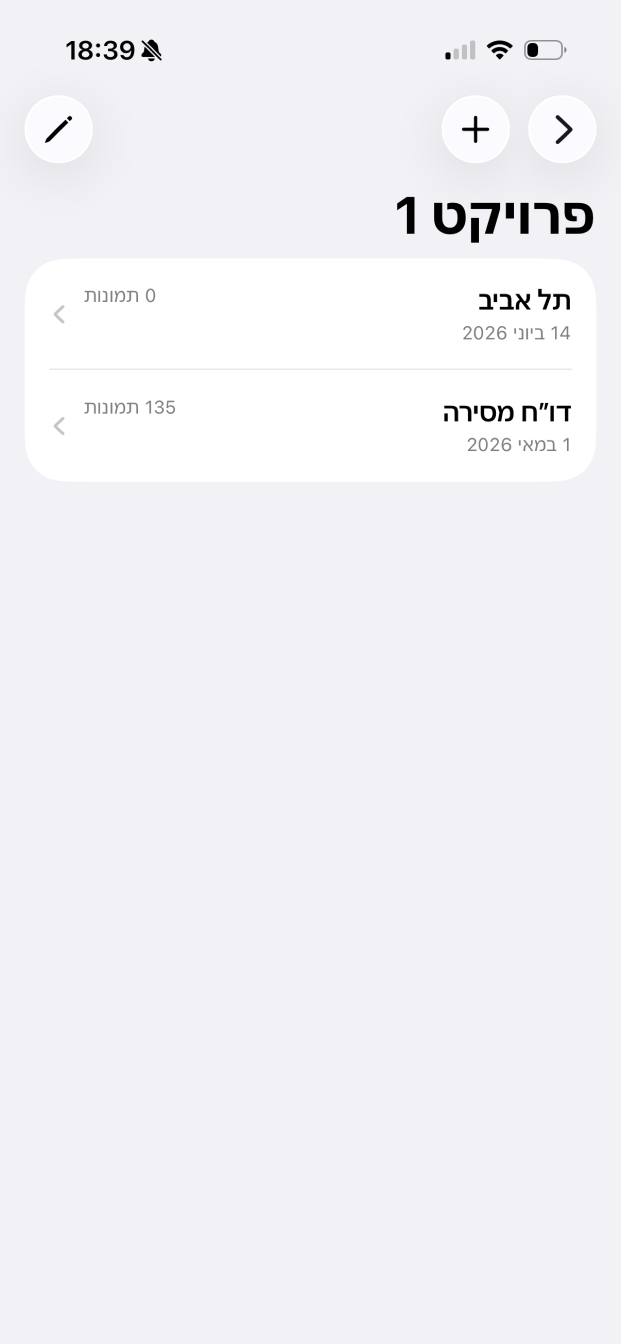
#> input picture AppStore/screenshots/iphone-6.5/01_projects.png, 1242 x 2688 px (shown at 1/2 size)
$ python make_appstore_screenshots.py
#> lines starting #> are read from the running program, lines starting #| are printed output that depends on the picture; after the words box and inside, x2 and y2 are one past the last pixel; in counts of white or black regions, pixels touching at a corner belong together
#> in render, source is the input picture: PIL image 1242x2688 RGB; mean R, G, B 242, 242, 245.4
#!/usr/bin/env python3
"""Build polished App Store screenshots from real app UI captures."""

from __future__ import annotations

from dataclasses import dataclass
from pathlib import Path

from PIL import Image, ImageDraw, ImageFilter, ImageFont


ROOT = Path(__file__).resolve().parents[1]
SOURCE_DIR = ROOT / "screenshots" / "iphone-6.5"
OUTPUT_DIR = ROOT / "screenshots" / "iphone-6.5-v2"

CANVAS_SIZE = (1242, 2688)
PHONE_FRAME = (146, 588, 950, 2028)
FRAME_RADIUS = 108
SCREEN_INSET = 28
SCREEN_RADIUS = 82

FONT_REGULAR = Path("/System/Library/Fonts/Supplemental/Arial.ttf")
FONT_BOLD = Path("/System/Library/Fonts/Supplemental/Arial Bold.ttf")

NAVY = (9, 28, 59)
BLUE = (16, 117, 255)
SOFT_BLUE = (230, 239, 255)
TEXT_SECONDARY = (93, 105, 122)
FRAME_BORDER = (11, 35, 75)
WHITE = (255, 255, 255)


@dataclass(frozen=True)
class ScreenshotSpec:
    source: str
    output: str
    title: str
    subtitle: str
    chip: str


SPECS = [
    ScreenshotSpec(
        "01_projects.png",
        "01_projects.png",
        "כל הפרויקטים במקום אחד",
        "ניהול בדיקות ודוחות בצורה מסודרת",
        "פרויקטים",
    ),
    ScreenshotSpec(
        "02_capture.png",
        "02_capture.png",
        "תיעוד ליקויים בשטח",
        "צלם, מיין והוסף הערות לכל תמונה",
        "תמונות",
    ),
    ScreenshotSpec(
        "03_annotate.png",
        "03_annotate.png",
        "סימון ברור על גבי התמונה",
        "חצים, עיגולים וסימון חופשי לתיעוד מדויק",
        "סימון",
    ),
    ScreenshotSpec(
        "04_export.png",
        "04_export.png",
        "ייצוא דוח מקצועי",
        "קבצי וורד או פי-די-אף מוכנים לשיתוף",
        "ייצוא",
    ),
    ScreenshotSpec(
        "05_branding.png",
        "05_branding.png",
        "מיתוג מלא של החברה",
        "לוגו, פרטי קשר וחתימה בדוח הסופי",
        "מיתוג",
    ),
    ScreenshotSpec(
        "06_login.png",
        "06_login.png",
        "כניסה מאובטחת למערכת",
        "סביבת עבודה מסודרת לצוותי בדק ודוחות",
        "גישה",
    ),
]


def font(size: int, bold: bool = False) -> ImageFont.FreeTypeFont:
    return ImageFont.truetype(str(FONT_BOLD if bold else FONT_REGULAR), size=size)


def draw_rtl_text(
    draw: ImageDraw.ImageDraw,
    xy: tuple[int, int],
    text: str,
    fill: tuple[int, int, int],
    size: int,
    bold: bool = False,
    anchor: str = "ra",
) -> None:
    kwargs = {"font": font(size, bold), "fill": fill, "anchor": anchor}
    try:
        draw.text(xy, text, direction="rtl", language="he", **kwargs)
    except Exception:
        draw.text(xy, text[::-1], **kwargs)


def rounded_mask(size: tuple[int, int], radius: int) -> Image.Image:
    mask = Image.new("L", size, 0)
    ImageDraw.Draw(mask).rounded_rectangle((0, 0, size[0] - 1, size[1] - 1), radius=radius, fill=255)
    return mask


def make_background() -> Image.Image:
    width, height = CANVAS_SIZE
    image = Image.new("RGB", CANVAS_SIZE, (248, 251, 255))
    pixels = image.load()
    for y in range(height):
        t = y / (height - 1)
        r = round(247 + 7 * t)
        g = round(251 + 2 * t)
        b = round(255 - 4 * t)
        for x in range(width):
            pixels[x, y] = (r, g, b)

    overlay = Image.new("RGBA", CANVAS_SIZE, (0, 0, 0, 0))
#> overlay: PIL image 1242x2688 RGBA; every value is 0
    odraw = ImageDraw.Draw(overlay)
    odraw.ellipse((-230, 330, 360, 920), fill=(31, 128, 255, 24))
    odraw.ellipse((870, 210, 1420, 820), fill=(9, 28, 59, 14))
    odraw.rectangle((0, 0, width, 18), fill=BLUE + (255,))
    return Image.alpha_composite(image.convert("RGBA"), overlay).convert("RGB")
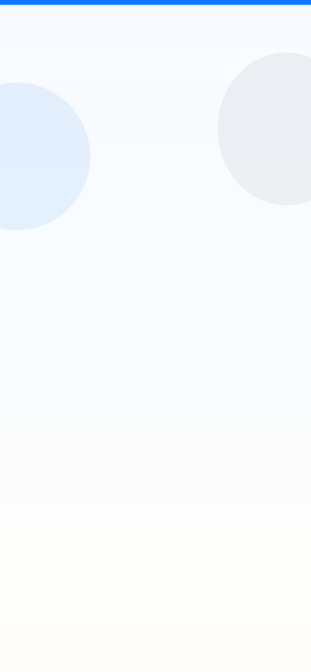
#> returned value: PIL image 1242x2688 RGB (shown at 1/4 size); mean R, G, B 247, 249.7, 252.4


def paste_phone(canvas: Image.Image, screenshot: Image.Image) -> None:
    frame_x, frame_y, frame_w, frame_h = PHONE_FRAME
    screen_x = frame_x + SCREEN_INSET
    screen_y = frame_y + SCREEN_INSET
    screen_w = frame_w - SCREEN_INSET * 2
    screen_h = frame_h - SCREEN_INSET * 2

    shadow = Image.new("RGBA", CANVAS_SIZE, (0, 0, 0, 0))
    sdraw = ImageDraw.Draw(shadow)
    sdraw.rounded_rectangle(
        (frame_x + 12, frame_y + 22, frame_x + frame_w + 12, frame_y + frame_h + 22),
        radius=FRAME_RADIUS,
        fill=(9, 28, 59, 70),
    )
    shadow = shadow.filter(ImageFilter.GaussianBlur(28))
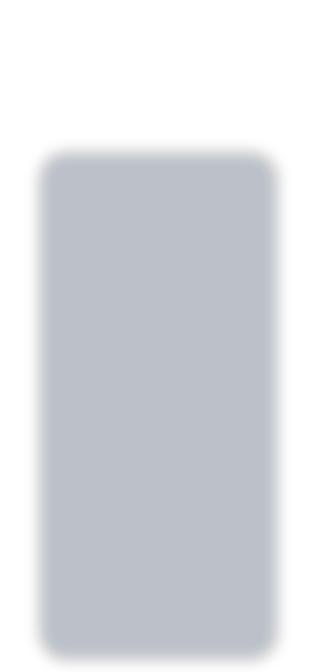
#> shadow: PIL image 1242x2688 RGBA (shown at 1/4 size); mean R, G, B, A 5.2, 16.1, 33.9, 40.2; transparent parts drawn white
    canvas.alpha_composite(shadow)

    frame_layer = Image.new("RGBA", (frame_w, frame_h), (0, 0, 0, 0))
#> frame_layer: PIL image 950x2028 RGBA; every value is 0
    fdraw = ImageDraw.Draw(frame_layer)
    fdraw.rounded_rectangle((0, 0, frame_w - 1, frame_h - 1), radius=FRAME_RADIUS, fill=FRAME_BORDER)
    fdraw.rounded_rectangle(
        (SCREEN_INSET, SCREEN_INSET, frame_w - SCREEN_INSET - 1, frame_h - SCREEN_INSET - 1),
        radius=SCREEN_RADIUS,
        fill=WHITE,
    )
    canvas.alpha_composite(frame_layer, (frame_x, frame_y))
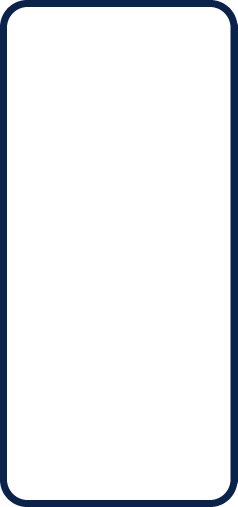
#> frame_layer: PIL image 950x2028 RGBA (shown at 1/4 size); mean R, G, B, A 233.5, 235.5, 238.8, 253.7; transparent parts drawn white
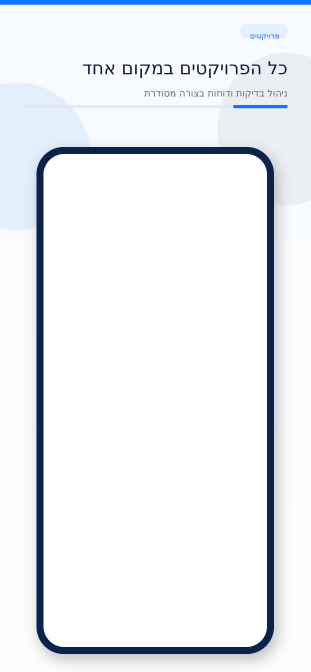
#> canvas: PIL image 1242x2688 RGBA (shown at 1/4 size); mean R, G, B, A 235.3, 238.6, 243.1, 255

    fitted = screenshot.convert("RGB").resize((screen_w, screen_h), Image.Resampling.LANCZOS).convert("RGBA")
    mask = rounded_mask((screen_w, screen_h), SCREEN_RADIUS)
#> in rounded_mask, `ImageDraw.Draw(mask).rounded_rectangle((0, 0, size[0] - 1, size[1] - 1..`:
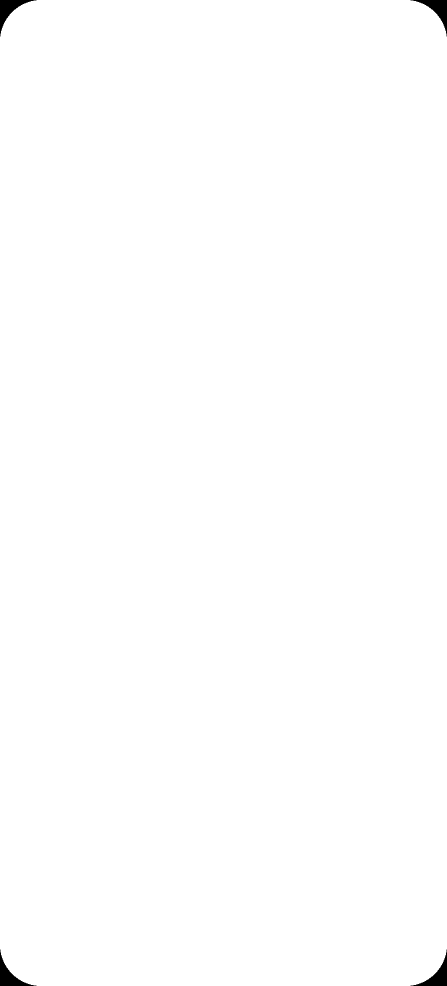
#> mask: PIL image 894x1972 L (shown at 1/2 size); 99.7% white; 4 black regions, box (x1, y1, x2, y2) and area: (0, 0, 73, 73) 1464, (821, 0, 894, 73) 1464, (0, 1899, 73, 1972) 1464, (821, 1899, 894, 1972) 1464
    canvas.paste(fitted, (screen_x, screen_y), mask)


def draw_header(canvas: Image.Image, spec: ScreenshotSpec) -> None:
    draw = ImageDraw.Draw(canvas)

    chip_w, chip_h = 190, 58
    chip_x = CANVAS_SIZE[0] - 92 - chip_w
    chip_y = 96
    draw.rounded_rectangle((chip_x, chip_y, chip_x + chip_w, chip_y + chip_h), radius=29, fill=SOFT_BLUE)
    draw_rtl_text(draw, (chip_x + chip_w - 32, chip_y + 30), spec.chip, BLUE, 30, bold=True, anchor="ra")

    draw_rtl_text(draw, (CANVAS_SIZE[0] - 92, 230), spec.title, NAVY, 72, bold=True)
    draw_rtl_text(draw, (CANVAS_SIZE[0] - 92, 350), spec.subtitle, TEXT_SECONDARY, 38, bold=False)

    draw.rounded_rectangle((92, 420, CANVAS_SIZE[0] - 92, 432), radius=6, fill=(226, 234, 246))
    draw.rounded_rectangle((CANVAS_SIZE[0] - 310, 420, CANVAS_SIZE[0] - 92, 432), radius=6, fill=BLUE)


def render(spec: ScreenshotSpec) -> None:
    source = Image.open(SOURCE_DIR / spec.source)
    if source.size != CANVAS_SIZE:
        raise ValueError(f"{spec.source} is {source.size}, expected {CANVAS_SIZE}")

    canvas = make_background().convert("RGBA")
    draw_header(canvas, spec)
    paste_phone(canvas, source)

    OUTPUT_DIR.mkdir(parents=True, exist_ok=True)
    canvas.convert("RGB").save(OUTPUT_DIR / spec.output, optimize=True)
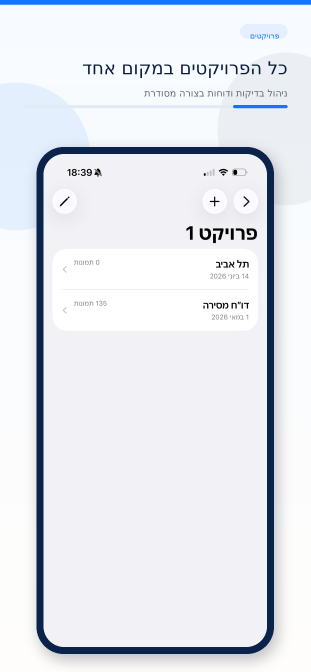
#> saved as 01_projects.png: PIL image 1242x2688 RGB (shown at 1/4 size); mean R, G, B 228.5, 231.8, 238.1


def main() -> None:
    for spec in SPECS:
        render(spec)
#> pass 2 of the loop in main, `for spec in SPECS:`:
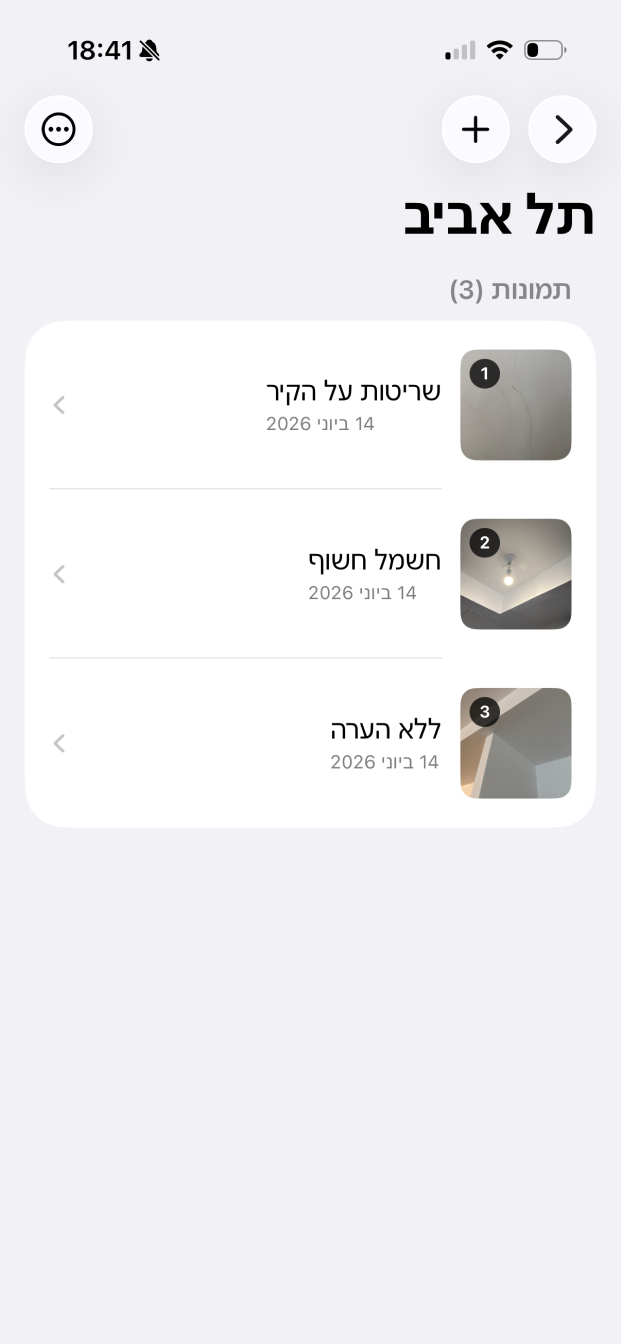
#> input picture AppStore/screenshots/iphone-6.5/02_capture.png, 1242 x 2688 px (shown at 1/2 size)
#> in render, source is the input picture: PIL image 1242x2688 RGB; mean R, G, B 239.4, 239.2, 241.5
#> in paste_phone (call 2), `canvas.alpha_composite(shadow)`:
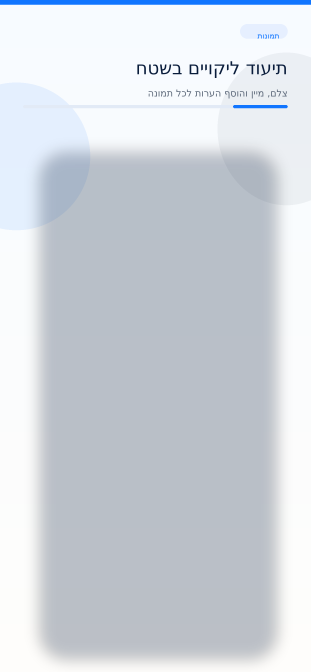
#> canvas: PIL image 1242x2688 RGBA (shown at 1/4 size); mean R, G, B, A 207.9, 213.5, 220.8, 255
#> in paste_phone (call 2), `canvas.paste(fitted, (screen_x, screen_y), mask)`:
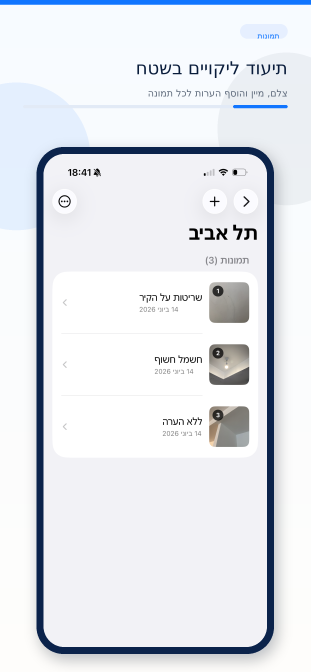
#> canvas: PIL image 1242x2688 RGBA (shown at 1/4 size); mean R, G, B, A 227.3, 230.5, 236.2, 255
#> pass 3 of the loop in main, `for spec in SPECS:`:
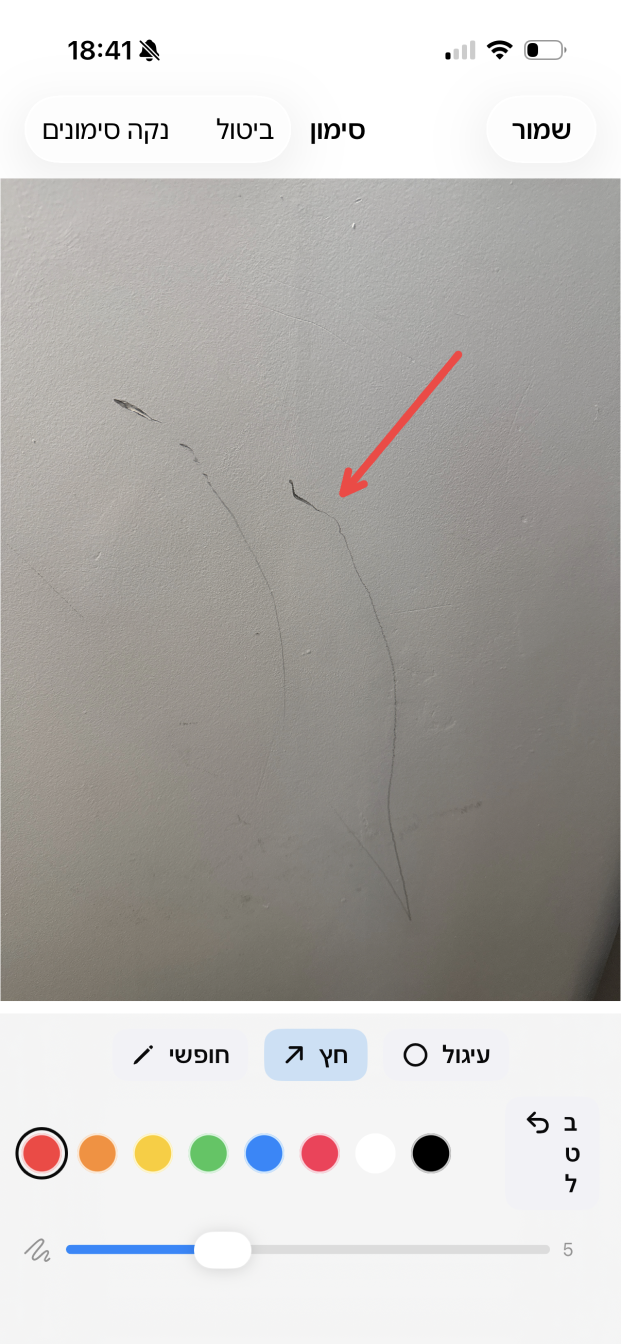
#> input picture AppStore/screenshots/iphone-6.5/03_annotate.png, 1242 x 2688 px (shown at 1/2 size)
#> in render, source is the input picture: PIL image 1242x2688 RGB; mean R, G, B 185.6, 183.2, 180.2
#> in paste_phone (call 3), `canvas.alpha_composite(shadow)`:
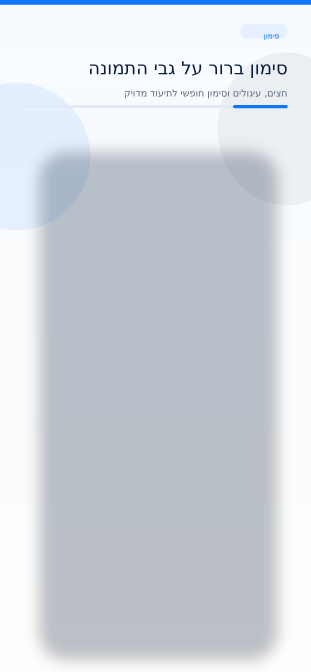
#> canvas: PIL image 1242x2688 RGBA (shown at 1/4 size); mean R, G, B, A 207.8, 213.4, 220.7, 255
#> in paste_phone (call 3), `canvas.paste(fitted, (screen_x, screen_y), mask)`:
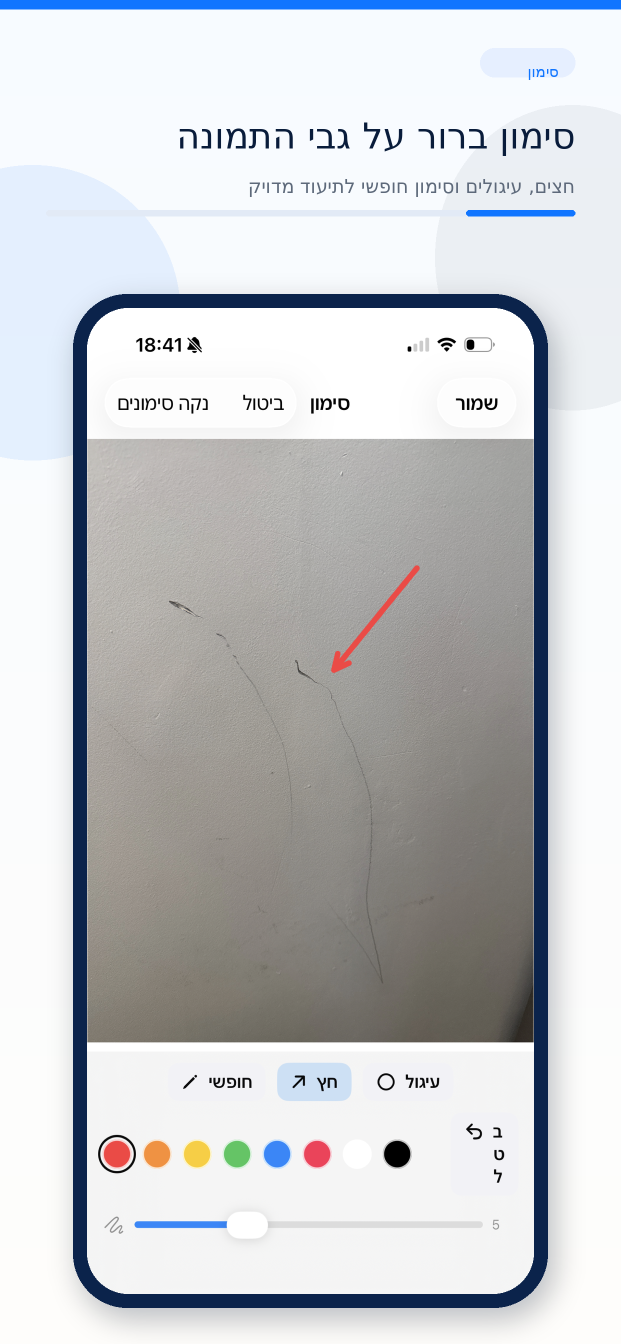
#> canvas: PIL image 1242x2688 RGBA (shown at 1/2 size); mean R, G, B, A 198.7, 200.7, 203.7, 255
#> the loop made 6 passes; the first 3 are shown
    print(f"Generated {len(SPECS)} screenshots in {OUTPUT_DIR}")


if __name__ == "__main__":
    main()
